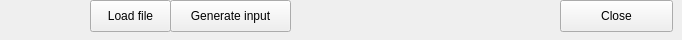
    <widget class="QWidget" name="widget" native="true">
     <property name="sizePolicy">
      <sizepolicy hsizetype="Preferred" vsizetype="Preferred">
       <horstretch>0</horstretch>
       <verstretch>0</verstretch>
      </sizepolicy>
     </property>
     <property name="minimumSize">
      <size>
       <width>0</width>
       <height>40</height>
      </size>
     </property>
     <property name="maximumSize">
      <size>
       <width>16777215</width>
       <height>40</height>
      </size>
     </property>
     <widget class="QPushButton" name="Cancel">
      <property name="geometry">
       <rect>
        <x>560</x>
        <y>0</y>
        <width>113</width>
        <height>32</height>
       </rect>
      </property>
      <property name="text">
       <string>Close</string>
      </property>
      <property name="autoDefault">
       <bool>false</bool>
      </property>
     </widget>
     <widget class="QPushButton" name="Generate">
      <property name="geometry">
       <rect>
        <x>170</x>
        <y>0</y>
        <width>121</width>
        <height>32</height>
       </rect>
      </property>
      <property name="text">
       <string>Generate input</string>
      </property>
      <property name="autoDefault">
       <bool>false</bool>
      </property>
     </widget>
     <widget class="QPushButton" name="loadFile">
      <property name="geometry">
       <rect>
        <x>90</x>
        <y>0</y>
        <width>81</width>
        <height>32</height>
       </rect>
      </property>
      <property name="text">
       <string>Load file</string>
      </property>
      <property name="autoDefault">
       <bool>false</bool>
      </property>
     </widget>
    </widget>
